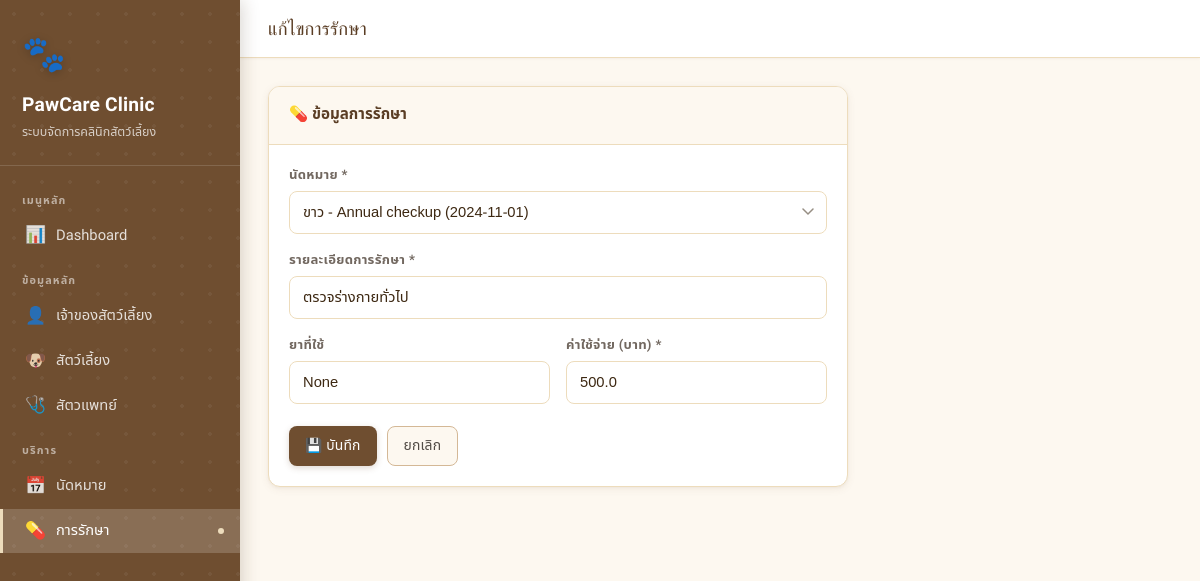
Screenshot of /treatments/1/edit with the database file from the repository.
### tables this page shows
CREATE TABLE treatments (
        treat_id    INTEGER PRIMARY KEY AUTOINCREMENT,
        appt_id     INTEGER NOT NULL,
        description TEXT NOT NULL,
        medication  TEXT,
        cost        REAL NOT NULL DEFAULT 0.0,
        FOREIGN KEY (appt_id) REFERENCES appointments(appt_id) ON DELETE CASCADE
    );

### app.py (the view, shortened to what this page needs)
@app.route('/treatments/<int:tid>/edit', methods=['GET', 'POST'])
def treat_edit(tid):
    db = get_db()
    treat = db.execute("SELECT * FROM treatments WHERE treat_id=?", (tid,)).fetchone()
    appts = db.execute("""SELECT a.appt_id, p.name||' - '||a.reason||' ('||a.appt_date||')' AS label
        FROM appointments a JOIN pets p ON p.pet_id=a.pet_id ORDER BY a.appt_date DESC""").fetchall()
    db.close()
    return render_template('treat_form.html', treat=treat, appts=appts)

### app.py (called while the page is built)
def get_db():
    conn = sqlite3.connect(DB_PATH)
    conn.row_factory = sqlite3.Row
    conn.execute("PRAGMA foreign_keys = ON")
    return conn

### templates/treat_form.html (shortened to what this page needs)
{% extends 'base.html' %}
{% block page_title %}{{ 'แก้ไขการรักษา' if treat else 'เพิ่มการรักษาใหม่' }}{% endblock %}
{% block content %}
<div class="card" style="max-width:580px">
  <div class="card-header"><h3>💊 ข้อมูลการรักษา</h3></div>
  <div class="card-body">
    <form method="post">
      <div class="form-grid">
        <div class="form-group full">
          <label>นัดหมาย *</label>
          <select name="appt_id" required>
            {% for a in appts %}<option value="{{ a.appt_id }}" {% if treat and treat.appt_id==a.appt_id %}selected{% endif %}>{{ a.label }}</option>{% endfor %}
          </select>
        </div>
        <div class="form-group full">
          <label>รายละเอียดการรักษา *</label>
          <input name="description" value="{{ treat.description if treat else '' }}" required>
        </div>
        <div class="form-group">
          <label>ยาที่ใช้</label>
          <input name="medication" value="{{ treat.medication if treat else '' }}">
        </div>
        <div class="form-group">
          <label>ค่าใช้จ่าย (บาท) *</label>
          <input name="cost" type="number" step="0.01" min="0" value="{{ treat.cost if treat else '0' }}" required>
        </div>
      </div>
      <div style="display:flex;gap:10px;margin-top:22px">
        <button class="btn btn-primary" type="submit">💾 บันทึก</button>
        <a href="{{ url_for('treatments') }}" class="btn btn-secondary">ยกเลิก</a>
      </div>
    </form>
  </div>
</div>
{% endblock %}

### templates/base.html (style rules this page uses)
:root { --cream-50: #fdf8f0; --cream-100: #f5ead6; --cream-200: #eddcbc; --cream-300: #e0c99a; --brown-100: #d4b896; --brown-200: #c09a72; --brown-300: #a67c52; --brown-400: #8b6340; --brown-500: #6f4e30; --brown-600: #5a3d24; --brown-700: #3d2812; --gray-50: #f7f5f2; --gray-100: #ede9e3; --gray-200: #d6cfc6; --gray-300: #b8b0a4; --gray-400: #968e83; --gray-500: #726860; --gray-600: #524c46; --rose-soft: #f2e4de; --rose-text: #8b4a3a; --sage-soft: #e2ebdf; --sage-text: #3d5e38; --sky-soft: #dce8f0; --sky-text: #2d5470; --amber-soft:#f5e8cc; --amber-text:#7a5318; --bg-page: var(--cream-50); --bg-surface: #ffffff; --bg-raised: #ffffff; --bg-subtle: var(--cream-100); --text-primary: var(--brown-700); --text-secondary: var(--gray-500); --text-muted: var(--gray-400); --border: var(--cream-200); --border-strong: var(--brown-100); --accent: var(--brown-500); --accent-hover: var(--brown-600); --accent-light: var(--cream-100); --shadow-xs: 0 1px 2px rgba(111,78,48,.06); --shadow-sm: 0 2px 8px rgba(111,78,48,.08), 0 1px 3px rgba(111,78,48,.05); --shadow-md: 0 4px 16px rgba(111,78,48,.10), 0 2px 6px rgba(111,78,48,.06); --radius-sm: 8px; --radius-md: 12px; --radius-lg: 16px; --radius-xl: 24px; }
* { box-sizing: border-box; margin: 0; padding: 0; }
body { font-family: 'Noto Sans Thai', 'Mitr', sans-serif; background: var(--bg-page); color: var(--text-primary); min-height: 100vh; font-size: 15px; line-height: 1.6; }
.card { background: var(--bg-surface); border-radius: var(--radius-md); border: 1px solid var(--border); box-shadow: var(--shadow-sm); overflow: hidden; transition: box-shadow .2s; }
.card-header { padding: 16px 20px; border-bottom: 1px solid var(--border); display: flex; align-items: center; justify-content: space-between; background: var(--cream-50); }
.card-header h3 { font-size: .95rem; font-weight: 600; color: var(--brown-600); }
.card-body { padding: 20px; }
.btn { display: inline-flex; align-items: center; gap: 6px; padding: 8px 16px; border-radius: var(--radius-sm); font-size: .87rem; font-weight: 500; cursor: pointer; border: none; text-decoration: none; transition: all .18s; font-family: 'Noto Sans Thai', sans-serif; letter-spacing: .01em; white-space: nowrap; }
.btn-primary { background: var(--brown-500); color: #fff; box-shadow: 0 2px 6px rgba(111,78,48,.22); }
.btn-secondary { background: var(--cream-50); color: var(--gray-600); border: 1px solid var(--border-strong); }
.form-grid { display: grid; grid-template-columns: 1fr 1fr; gap: 16px; }
.form-group { display: flex; flex-direction: column; gap: 5px; }
.form-group.full { grid-column: 1 / -1; }
label { font-size: .82rem; font-weight: 600; color: var(--gray-500); letter-spacing: .02em; }
input, select, textarea { padding: 9px 13px; border: 1.5px solid var(--border); border-radius: var(--radius-sm); font-size: .92rem; font-family: 'Noto Sans Thai', sans-serif; color: var(--text-primary); background: var(--bg-surface); transition: border .2s, box-shadow .2s, background .2s; width: 100%; }
select { cursor: pointer; appearance: none; background-repeat: no-repeat; background-position: right 12px center; padding-right: 34px; }

### rows the page displays
treatments: appt_id "ขาว - Annual checkup (2024-11-01)", description "ตรวจร่างกายทั่วไป", cost "500.0"

### other values shown
{{ 'แก้ไขการรักษา' if treat else 'เพิ่มการรักษาใหม่' }} "แก้ไขการรักษา"
